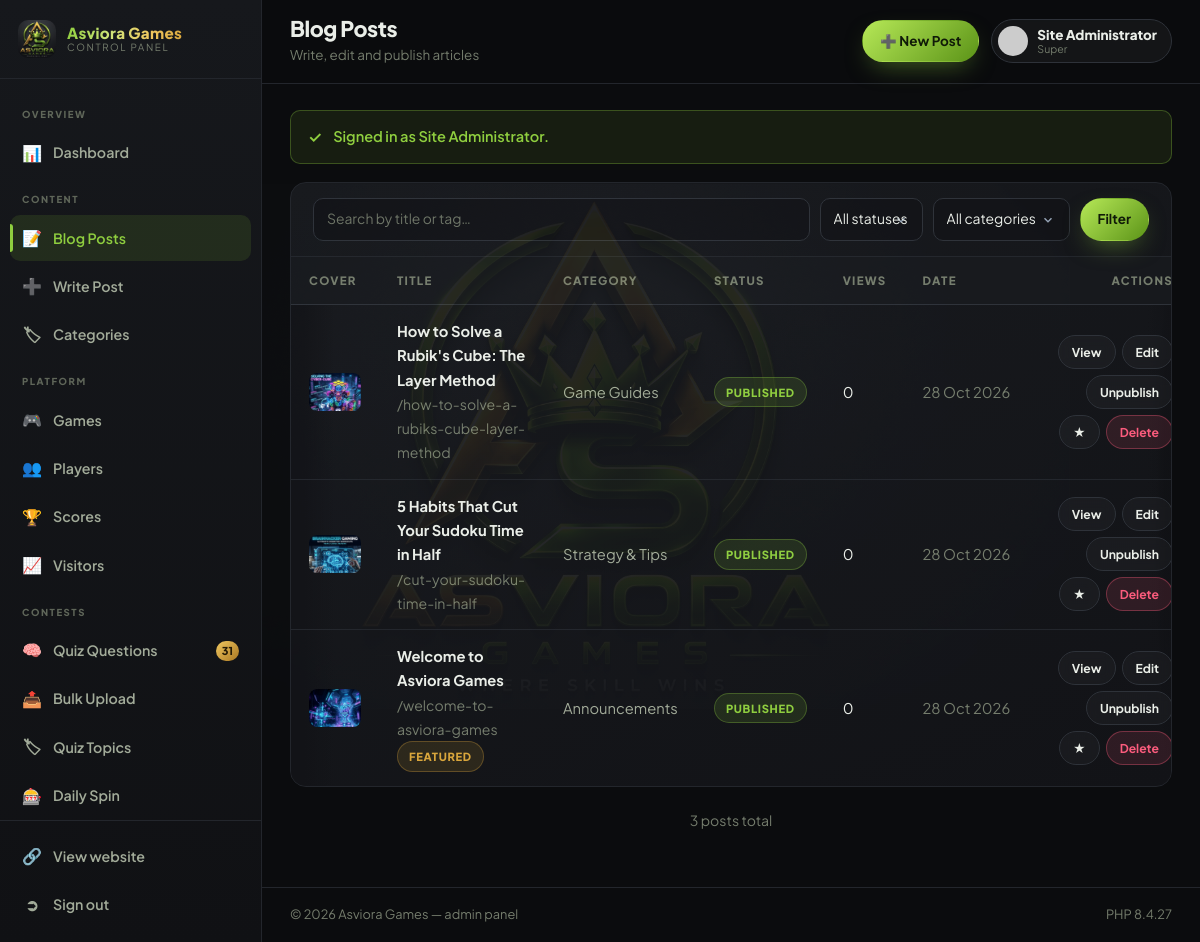
The page /admin/blog.php (signed in) on the database its author committed.
### tables this page shows
CREATE TABLE `blog_posts` (
  `id`            INT UNSIGNED NOT NULL AUTO_INCREMENT,
  `title`         VARCHAR(200) NOT NULL,
  `slug`          VARCHAR(220) NOT NULL,
  `excerpt`       VARCHAR(400) DEFAULT NULL,
  `content`       LONGTEXT,
  `cover_image`   VARCHAR(255) DEFAULT NULL,
  `category_id`   INT UNSIGNED DEFAULT NULL,
  `author_id`     INT UNSIGNED DEFAULT NULL COMMENT 'admins.id',
  `tags`          VARCHAR(255) DEFAULT NULL,
  `meta_title`    VARCHAR(200) DEFAULT NULL,
  `meta_desc`     VARCHAR(300) DEFAULT NULL,
  `status`        ENUM('draft','published') NOT NULL DEFAULT 'draft',
  `is_featured`   TINYINT(1)   NOT NULL DEFAULT 0,
  `views`         INT UNSIGNED NOT NULL DEFAULT 0,
  `published_at`  DATETIME     DEFAULT NULL,
  `created_at`    TIMESTAMP    NOT NULL DEFAULT CURRENT_TIMESTAMP,
  `updated_at`    TIMESTAMP    NOT NULL DEFAULT CURRENT_TIMESTAMP ON UPDATE CURRENT_TIMESTAMP,
  PRIMARY KEY (`id`),
  UNIQUE KEY `uq_post_slug` (`slug`),
  KEY `idx_post_status` (`status`),
  KEY `idx_post_cat` (`category_id`),
  CONSTRAINT `fk_post_cat` FOREIGN KEY (`category_id`) REFERENCES `blog_categories` (`id`) ON DELETE SET NULL
);

CREATE TABLE `blog_categories` (
  `id`         INT UNSIGNED NOT NULL AUTO_INCREMENT,
  `name`       VARCHAR(80) NOT NULL,
  `slug`       VARCHAR(80) NOT NULL,
  `created_at` TIMESTAMP   NOT NULL DEFAULT CURRENT_TIMESTAMP,
  PRIMARY KEY (`id`),
  UNIQUE KEY `uq_bcat_slug` (`slug`)
);

### admin/includes/auth.php (called while the page is built, shortened)
<?php
require_once dirname(__DIR__, 2) . '/config/config.php';
function admin_logged_in(): bool
{
    return !empty($_SESSION['admin_id']);
}
function current_admin(): ?array
{
    static $a = null;
    static $loaded = false;
    if ($loaded) {
        return $a;
    }
    $loaded = true;
    $a = fetch_one('SELECT * FROM admins WHERE id = ? AND is_active = 1',
                   [(int) $_SESSION['admin_id']]);
    return $a;
}
function admin_url(string $path = ''): string
{
    return url('admin/' . ltrim($path, '/'));
}
function require_admin(): array
{
    $a = current_admin();
    return $a;
}
function admin_active(string $file): string
{
    return basename($_SERVER['SCRIPT_NAME'] ?? '') === $file ? ' active' : '';
}

### includes/db.php (called while the page is built, shortened)
<?php
function db(): PDO
{
    static $pdo = null;
    if ($pdo instanceof PDO) {
        return $pdo;
    }
    $dsn = 'mysql:host=' . DB_HOST . ';dbname=' . DB_NAME . ';charset=' . DB_CHARSET;
    try {
        $pdo = new PDO($dsn, DB_USER, DB_PASS, [
            PDO::ATTR_ERRMODE            => PDO::ERRMODE_EXCEPTION,
            PDO::ATTR_DEFAULT_FETCH_MODE => PDO::FETCH_ASSOC,
            PDO::ATTR_EMULATE_PREPARES   => false,
        ]);
        try {
            $offset = (new DateTime('now', new DateTimeZone(date_default_timezone_get())))
                        ->format('P');
            $pdo->exec("SET time_zone = '" . $offset . "'");
        } catch (Throwable $e) {
        }
    } catch (PDOException $e) {
        http_response_code(500);
        $msg = DEBUG_MODE ? htmlspecialchars($e->getMessage()) : 'Database connection failed.';
        echo '<div style="font:15px/1.6 system-ui,sans-serif;max-width:640px;margin:60px auto;'
           . 'padding:28px;background:#121729;color:#e9eefc;border:1px solid #262f4d;border-radius:14px">'
           . '<h2 style="margin:0 0 12px;color:#8fce3f">Database not reachable</h2>'
           . '<p style="color:#9aa4b2">' . $msg . '</p>'
           . '<p style="color:#9aa4b2">Import <code>config/database.sql</code> and check the '
           . 'credentials in <code>config/config.php</code>.</p></div>';
        exit;
    }
    return $pdo;
}
function q(string $sql, array $params = []): PDOStatement
{
    $st = db()->prepare($sql);
    $st->execute($params);
    return $st;
}
function fetch_one(string $sql, array $params = []): ?array
{
    $row = q($sql, $params)->fetch();
    return $row === false ? null : $row;
}
function fetch_all(string $sql, array $params = []): array
{
    return q($sql, $params)->fetchAll();
}
function fetch_col(string $sql, array $params = [], $default = null)
{
    $v = q($sql, $params)->fetchColumn();
    return $v === false ? $default : $v;
}

### includes/migrate.php (called while the page is built, shortened)
<?php
function run_pending_migrations(): array
{
    $applied = [];
    try {
        $current = (int) setting('schema_version', '0');
    } catch (Throwable $e) {
        return $applied;
    }
    $lock = fopen(sys_get_temp_dir() . '/asviora_migrate.lock', 'c');
    if ($lock === false || !flock($lock, LOCK_EX | LOCK_NB)) {
        if ($lock) fclose($lock);
        return $applied;
    }
    try {
        $current = (int) (settings_all(true)['schema_version'] ?? 0);
        for ($v = $current + 1; $v <= SCHEMA_VERSION; $v++) {
            if (!isset(SCHEMA_MIGRATIONS[$v])) {
                continue;
            }
            $file = dirname(__DIR__) . '/config/' . SCHEMA_MIGRATIONS[$v];
            if (!is_readable($file)) {
                break;
            }
            set_setting('schema_version', (string) $v);
            $applied[] = SCHEMA_MIGRATIONS[$v];
        }
    } catch (Throwable $e) {
        if (DEBUG_MODE) {
            error_log('[migration] ' . $e->getMessage());
        }
    } finally {
        flock($lock, LOCK_UN);
        fclose($lock);
    }
    return $applied;
}

### config/config.php (called while the page is built, shortened)
<?php
require_once ROOT_PATH . '/includes/db.php';
require_once ROOT_PATH . '/includes/functions.php';
if (!defined('SKIP_MIGRATIONS')) {
    require_once ROOT_PATH . '/includes/migrate.php';
    run_pending_migrations();
}

### admin/blog.php (the view, shortened to what this page needs)
<?php
require_once __DIR__ . '/includes/auth.php';
$A = require_admin();
$admin_title = 'Blog Posts';
$admin_sub   = 'Write, edit and publish articles';
$admin_actions = '<a href="' . admin_url('blog-edit.php') . '" class="btn btn-primary btn-sm">&#10133; New Post</a>';
$search = get('q');
$page   = max(1, (int) get('page', '1'));
$per    = 15;
$where = ['1 = 1'];
$params = [];
$w = implode(' AND ', $where);
$total  = (int) fetch_col("SELECT COUNT(*) FROM blog_posts p WHERE $w", $params, 0);
$pages  = max(1, (int) ceil($total / $per));
$page   = min($page, $pages);
$offset = ($page - 1) * $per;
$posts = fetch_all(
    "SELECT p.*, c.name AS cat_name, a.name AS author
     FROM blog_posts p
     LEFT JOIN blog_categories c ON c.id = p.category_id
     LEFT JOIN admins a ON a.id = p.author_id
     WHERE $w ORDER BY p.id DESC LIMIT $per OFFSET $offset", $params);
require __DIR__ . '/includes/layout.php';
?>
<div class="adm-panel">
  <form method="get" class="adm-toolbar">
    <input type="text" name="q" class="form-control grow" value="<?= e($search) ?>"
           placeholder="Search by title or tag…">
    <select name="status" class="form-select" style="width:auto">
      <option value="">All statuses</option>
    </select>
    <select name="cat" class="form-select" style="width:auto">
      <option value="">All categories</option>
    </select>
    <button class="btn btn-primary btn-sm" type="submit">Filter</button>
  </form>
  <div class="adm-panel-body flush">
    <?php if (!$posts): ?>
      <div class="empty">
        <div class="em-ico">&#128221;</div>
        <h3>No posts match</h3>
        <p>Write your first article, or clear the filters above.</p>
        <a href="<?= admin_url('blog-edit.php') ?>" class="btn btn-primary">Write a post</a>
      </div>
    <?php else: ?>
      <div class="table-scroll">
        <table class="tbl" style="min-width:900px">
          <thead>
            <tr><th style="width:64px">Cover</th><th>Title</th><th>Category</th>
                <th>Status</th><th>Views</th><th>Date</th><th style="text-align:right">Actions</th></tr>
          </thead>
          <tbody>
            <?php foreach ($posts as $p): $cov = cover_url($p['cover_image']); ?>
              <tr>
                <td>
                  <div style="width:52px;height:38px;border-radius:8px;overflow:hidden;
                              background:var(--surface-2);display:grid;place-items:center">
                    <?php if ($cov): ?>
                      <img src="<?= e($cov) ?>" alt="" style="width:100%;height:100%;object-fit:cover">
                    <?php else: ?>
                      <span style="opacity:.4">&#128221;</span>
                    <?php endif; ?>
                  </div>
                </td>
                <td>
                  <strong style="display:block"><?= e($p['title']) ?></strong>
                  <span class="text-dim">
                    /<?= e($p['slug']) ?>
                    <?php if ($p['is_featured']): ?>
                      &nbsp;<span class="badge badge-gold">featured</span>
                    <?php endif; ?>
                  </span>
                </td>
                <td class="text-muted"><?= e($p['cat_name'] ?: '—') ?></td>
                <td>
                  <span class="badge <?= $p['status'] === 'published' ? 'badge-green' : '' ?>">
                    <?= e($p['status']) ?></span>
                </td>
                <td><?= num($p['views']) ?></td>
                <td class="text-dim nowrap"><?= fdate($p['published_at'] ?: $p['created_at'], 'd M Y') ?></td>
                <td>
                  <div class="adm-actions">
                    <?php if ($p['status'] === 'published'): ?>
                      <a href="<?= url('post.php?slug=' . urlencode($p['slug'])) ?>" target="_blank"
                         rel="noopener" class="btn btn-ghost btn-xs">View</a>
                    <?php endif; ?>
                    <a href="<?= admin_url('blog-edit.php?id=' . (int) $p['id']) ?>"
                       class="btn btn-ghost btn-xs">Edit</a>
                    <form method="post" style="display:inline">
                      <button class="btn btn-ghost btn-xs" type="submit">
                        <?= $p['status'] === 'published' ? 'Unpublish' : 'Publish' ?></button>
                    </form>
                    <form method="post" style="display:inline">
                      <button class="btn btn-ghost btn-xs" type="submit" title="Toggle featured">&#9733;</button>
                    </form>
                    <form method="post" style="display:inline">
                      <button class="btn btn-danger btn-xs" type="submit"
                        data-confirm="Delete &quot;<?= e($p['title']) ?>&quot; permanently?">Delete</button>
                    </form>
                  </div>
                </td>
              </tr>
            <?php endforeach; ?>
          </tbody>
        </table>
      </div>
    <?php endif; ?>
  </div>
</div>
<p class="text-dim center mt-2"><?= num($total) ?> post<?= $total === 1 ? '' : 's' ?> total</p>
<?php require __DIR__ . '/includes/layout_end.php'; ?>

### admin/includes/layout.php (shortened to what this page needs)
<?php
$A    = require_admin();
$site = setting('site_name', 'Asviora Games');
$unread = (int) fetch_col('SELECT COUNT(*) FROM contact_messages WHERE is_read = 0', [], 0);
$drafts = (int) fetch_col('SELECT COUNT(*) FROM blog_posts WHERE status = "draft"', [], 0);
$menu = [
    ['group' => 'Overview', 'items' => [
        ['index.php',    '&#128202;', 'Dashboard', null],
    ]],
    ['group' => 'Content', 'items' => [
        ['blog.php',       '&#128221;', 'Blog Posts', $drafts ?: null],
        ['blog-edit.php',  '&#10133;',  'Write Post', null],
        ['categories.php', '&#127991;', 'Categories', null],
    ]],
    ['group' => 'Communication', 'items' => [
        ['messages.php',    '&#9993;',  'Messages',    $unread ?: null],
        ['subscribers.php', '&#128231;', 'Subscribers', null],
    ]],
];
if (admin_can_manage()) {
    $platformItems = [];
    $platformItems[] = ['games.php',  '&#127918;', 'Games',   null];
    $platformItems[] = ['users.php',  '&#128101;', 'Players', null];
    $platformItems[] = ['scores.php', '&#127942;', 'Scores',  null];
    if (has_table('visits')) {
        $vToday = (int) fetch_col(
            'SELECT COUNT(*) FROM visits WHERE visit_date = CURDATE()', [], 0);
        $platformItems[] = ['visitors.php', '&#128200;', 'Visitors', $vToday ?: null];
    }
    $platform = [['group' => 'Platform', 'items' => $platformItems]];
    $contest = [];
    if (has_table('quiz_questions')) {
        $liveQ = (int) fetch_col(
            'SELECT COUNT(*) FROM quiz_questions WHERE is_active = 1', [], 0);
        $contest[] = ['quiz.php',            '&#129504;', 'Quiz Questions', $liveQ ?: null];
        $contest[] = ['quiz-import.php',     '&#128228;', 'Bulk Upload',    null];
        $contest[] = ['quiz-categories.php', '&#127991;', 'Quiz Topics',    null];
    }
    if (has_table('spin_results')) {
        $contest[] = ['spin.php', '&#127920;', 'Daily Spin', null];
    }
    if (has_table('exam_notify')) {
        $waiting = (int) fetch_col('SELECT COUNT(*) FROM exam_notify', [], 0);
        $contest[] = ['govt-exam.php', '&#127891;', 'Govt Exam', $waiting ?: null];
    }
    if ($contest) {
        $platform[] = ['group' => 'Contests', 'items' => $contest];
    }
    array_splice($menu, 2, 0, $platform);
    $system = [['settings.php', '&#9881;', 'Site Settings', null]];
    if ($A['role'] === 'super') {
        $system[] = ['admins.php', '&#128272;', 'Admin Users', null];
    }
    $menu[] = ['group' => 'System', 'items' => $system];
}
?>
<!DOCTYPE html>
<html lang="en">
<head>
<link rel="stylesheet" href="<?= asset('assets/css/style.css') ?>">
<link rel="stylesheet" href="<?= asset('assets/css/admin.css') ?>">
</head>
<body class="admin-body">
<aside class="adm-sidebar" id="admSidebar">
  <a href="<?= url('index.php') ?>" class="adm-brand" target="_blank" rel="noopener">
    <img src="<?= e(logo_icon(192)) ?>" alt="">
    <span>
      <strong><?= e($site) ?></strong>
      <em>Control panel</em>
    </span>
  </a>
  <nav class="adm-nav">
    <?php foreach ($menu as $section): ?>
      <div class="adm-group"><?= e($section['group']) ?></div>
      <?php foreach ($section['items'] as $it): ?>
        <a href="<?= admin_url($it[0]) ?>" class="adm-link<?= admin_active($it[0]) ?>">
          <span class="ico"><?= $it[1] ?></span>
          <span class="lbl"><?= e($it[2]) ?></span>
          <?php if ($it[3]): ?><span class="pill"><?= (int) $it[3] ?></span><?php endif; ?>
        </a>
      <?php endforeach; ?>
    <?php endforeach; ?>
  </nav>
  <div class="adm-foot">
    <a href="<?= url('index.php') ?>" target="_blank" rel="noopener" class="adm-link">
      <span class="ico">&#128279;</span><span class="lbl">View website</span></a>
    <a href="<?= admin_url('logout.php') ?>" class="adm-link danger">
      <span class="ico">&#10162;</span><span class="lbl">Sign out</span></a>
  </div>
</aside>
<div class="adm-main">
  <header class="adm-top">
    <div>
      <h1><?= e($admin_title ?? 'Dashboard') ?></h1>
      <?php if (!empty($admin_sub)): ?><p><?= e($admin_sub) ?></p><?php endif; ?>
    </div>
    <div class="adm-top-right">
      <?php if (!empty($admin_actions)): ?><?= $admin_actions ?><?php endif; ?>
      <div class="adm-me">
        <img src="<?= e(avatar_url(['username' => $A['name']])) ?>" alt="">
        <span>
          <strong><?= e($A['name']) ?></strong>
          <em><?= e(ucfirst($A['role'])) ?></em>
        </span>
      </div>
    </div>
  </header>
  <div class="adm-content">
    <?= render_flash() ?>

### rows shown on the page
blog_posts: cover_image (picture), title "How to Solve a Rubik's Cube: The Layer Method", slug "how-to-solve-a-rubiks-cube-layer-method", category.name "Game Guides", status "PUBLISHED", views "0", published_at "28 Oct 2026", shows "Unpublish"
blog_posts: cover_image (picture), title "5 Habits That Cut Your Sudoku Time in Half", slug "cut-your-sudoku-time-in-half", category.name "Strategy & Tips", status "PUBLISHED", views "0", published_at "28 Oct 2026", shows "Unpublish"
blog_posts: cover_image (picture), title "Welcome to Asviora Games", slug "welcome-to-asviora-games", is_featured "FEATURED", category.name "Announcements", status "PUBLISHED", views "0", published_at "28 Oct 2026", shows "Unpublish"

### other values the page prints
$site "Asviora Games"
$section['group'] "OVERVIEW"
$it[1] "📊"
$it[2] "Dashboard"
$section['group'] "CONTENT"
$it[1] "📝"
$it[2] "Blog Posts"
$it[1] "➕"
$it[2] "Write Post"
$it[1] "🏷"
$it[2] "Categories"
$section['group'] "PLATFORM"
$it[1] "🎮"
$it[2] "Games"
$it[1] "👥"
